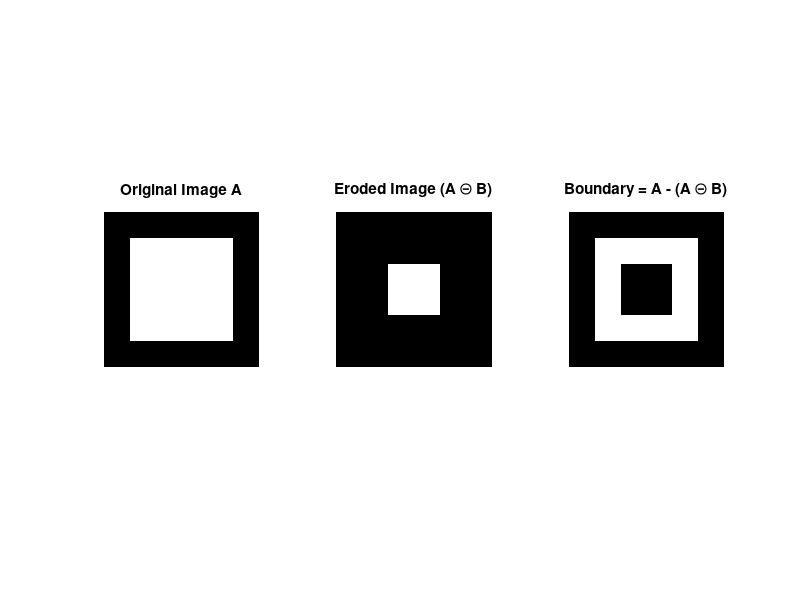

The MATLAB source for this figure:
clc;
clear;
close all;

% Step 1: Define the binary image A
A = [0 0 0 0 0 0;
     0 1 1 1 1 0;
     0 1 1 1 1 0;
     0 1 1 1 1 0;
     0 1 1 1 1 0;
     0 0 0 0 0 0];

% Step 2: Convert to logical (binary image)
A = logical(A);

% Step 3: Define Structuring Element B (3x3 ones)
B = ones(3,3);

% Step 4: Perform erosion (A ⊖ B)
C = imerode(A, B);

% Step 5: Boundary extraction
boundary = A - C;

% Step 6: Display results
figure;

subplot(1,3,1);
imshow(A);
title('Original Image A');

subplot(1,3,2);
imshow(C);
title('Eroded Image (A ⊖ B)');

subplot(1,3,3);
imshow(boundary);
title('Boundary = A - (A ⊖ B)');
